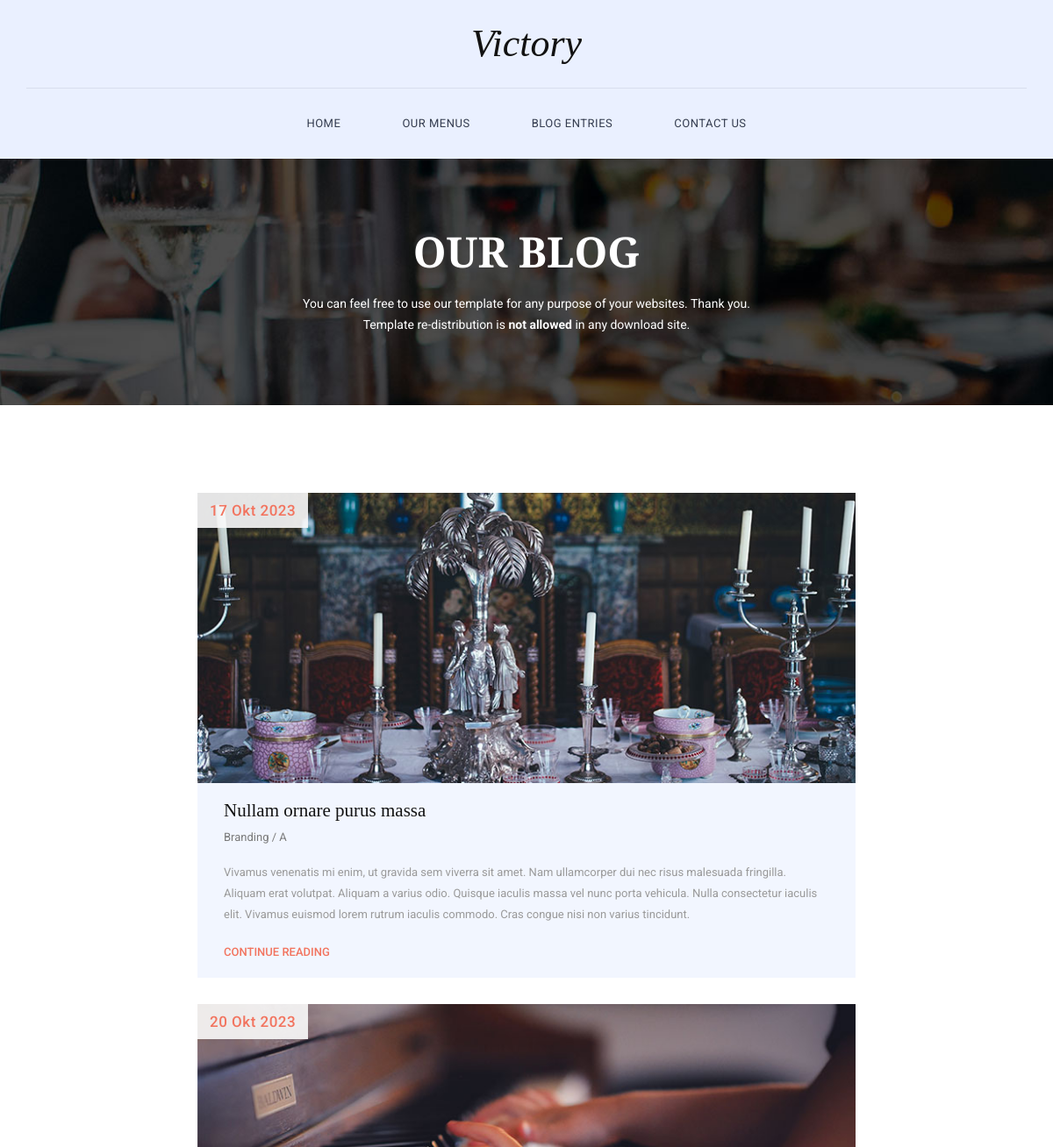
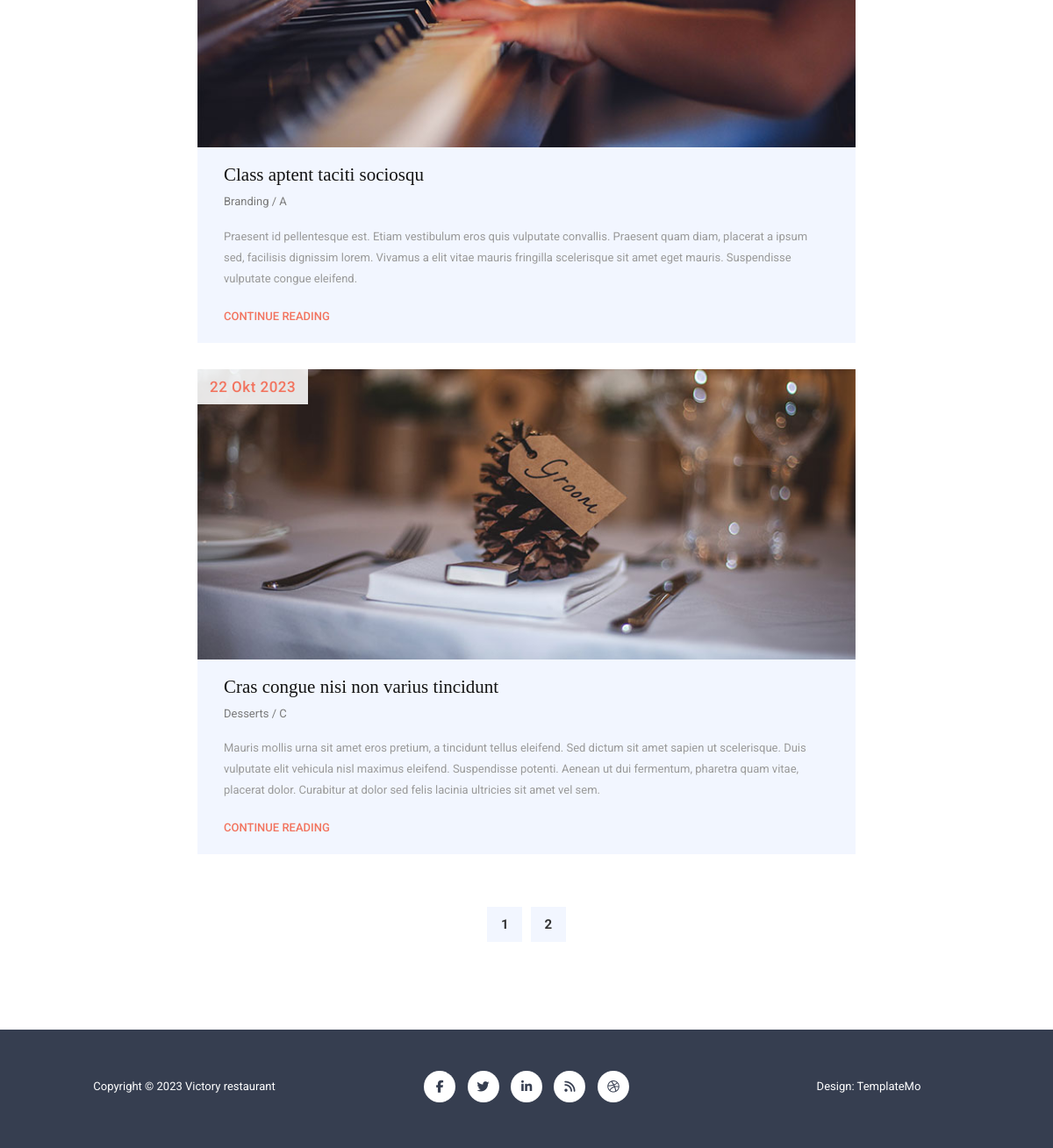
The app's page /home/blog/ with its own data (2 pictures, top to bottom).
### blog/models.py (models this page shows)
class Photo(models.Model):
    def _load_to(self, filename):
        ext = filename.split(".")[-1]
        path = datetime.utcnow().strftime("blog/%m.%Y/")
        f_b_name = hex(random.randint(100000, 999999))
        return f"{path}{f_b_name}.{ext}"
    img = models.ImageField(upload_to=_load_to)
    post = models.ForeignKey(Post, on_delete=models.SET_NULL, null=True, related_name="images")
    loaded = models.DateTimeField(auto_now_add=True)
    class Meta:
        db_table = "photo"

class Post(models.Model):
    AUTHOR = (
        (Author.CHEF, "Chef"),
        (Author.ADMINISTRATOR, "Admin"),
        (Author.OWNER, "Owner")
    )
    author = models.CharField(max_length=1, choices=AUTHOR)
    title = models.CharField(max_length=100)
    date_posting = models.CharField(max_length=15, blank=True)
    topic = models.CharField(max_length=20)
    text = models.TextField()
    class Meta:
        db_table = "post"

### blog/views.py (the view)
# urls.py: path('blog/', views.BlogView.as_view(), name='blog'),
class BlogView(ListView):
    paginate_by = 3
    model = Post
    template_name = 'blog.html'

### blog/templates/blog.html
{% extends 'base.html' %}
{% block content %}
    {% include 'blog/blog-page.html' %}
{% endblock content %}

### blog/templates/blog/blog-page.html
{% load static %}
<section class="blog-page" >
    <div class="container">
        <div class="row">
            {% for object in object_list %}
            <div class="col-md-8 col-md-offset-2">
                <div class="blog-item">
                    {% for foto in object.images.all %}
                    <img src="{{ foto.img.url }}" alt="breakfast">
                    {% endfor %}
                    <div class="date">{{ object.date_posting }}</div>
                    <div class="down-content">
                        <h4>{{ object.title }}</h4>
                        <span>{{ object.topic }} / {{ object.author }}</span>
                        <p>{{ object.text }}</p>
                        <div class="text-button">
                            <a href="#">Continue Reading</a>
                        </div>
                    </div>
                </div>
            </div>
            {% endfor %}
            <div class="col-md-8 col-md-offset-2" id="pagination">
                <ul class="page-number">
                    {% for num_page in page_obj.paginator.page_range %}
                    <li>
                        <a class="active" href="?page={{num_page}}">{{num_page}}</a>
                    </li>
                    {% endfor %}
                </ul>
            </div>
        </div>
    </div>
</section>

### food/static/css/hero-slider.css (style rules this page uses)
*, *::after, *::before { -webkit-box-sizing: border-box; -moz-box-sizing: border-box; box-sizing: border-box; }
html { font-size: 62.5%; }
body { font-family: "Open Sans", sans-serif; color: #2c343b; background-color: #f2f2f2; }
a { color: #d44457; text-decoration: none; }
img { max-width: 100%; }

### food/static/css/templatemo-style.css (style rules this page uses)
* { margin: 0; padding: 0; font-family: 'Roboto', arial, sans-serif; }
body { overflow-x: hidden; background-color: #fff; }
ul { list-style: none; margin: 0px; }
p { color: #9a9a9a; font-size: 13px; line-height: 24px; }
section.blog-page { margin-top: 100px; }
section.blog-page .page-number { padding: 0; margin-top: 30px; margin-bottom: 100px; list-style: none; text-align: center; width: 100%; }
section.blog-page .page-number li { display: inline-block; margin: 0 3px; }
section.blog-page .page-number li a { transition: all 0.5s; width: 40px; height: 40px; line-height: 40px; display: inline-block; text-align: center; background-color: #f2f6ff; font-size: 15px; color: #343434; font-weight: 700; text-decoration: none; }
.blog-item img { width: 100%; overflow: hidden; }
.blog-item { margin-bottom: 30px; }
.blog-item .down-content { background-color: #f2f6ff; padding: 20px 30px; }
.blog-item .down-content h4 { margin-top: 0px; margin-bottom: 0px; padding-bottom: 8px; font-family: 'Spectral', serif; font-size: 21px; color: #121212; }
.blog-item .down-content span { font-size: 13px; color: #7a7a7a; display: inline-block; margin-bottom: 18px; }
.blog-item .down-content .text-button a { font-size: 13px; font-weight: 500; color: #f2745f; text-decoration: none; text-transform: uppercase; margin-top: 12px; display: inline-block; }
.blog-item .date { font-size: 17px; color: #f2745f; font-weight: 500; letter-spacing: 0.5px; padding: 8px 14px; position: absolute; left: 15px; top: 0px; background-color: rgba(250, 250, 250, 0.9); }

### records on screen
Post: date_posting "17 Okt 2023", title "Nullam ornare purus massa", topic "Branding", author "A", text "Vivamus venenatis mi enim, ut gravida sem viverra sit amet. Nam ullamcorper dui nec risus malesuada fringilla. Aliquam erat volutpat. Aliquam a varius odio. Quisque iaculis massa vel nunc porta vehicula. Nulla consectetur iaculis elit. Vivamus euismod lorem rutrum iaculis commodo. Cras congue nisi non varius tincidunt."
Photo: img (picture)
Post: date_posting "20 Okt 2023", title "Class aptent taciti sociosqu", topic "Branding", author "A", text "Praesent id pellentesque est. Etiam vestibulum eros quis vulputate convallis. Praesent quam diam, placerat a ipsum sed, facilisis dignissim lorem. Vivamus a elit vitae mauris fringilla scelerisque sit amet eget mauris. Suspendisse vulputate congue eleifend."
Photo: img (picture)
Post: date_posting "22 Okt 2023", title "Cras congue nisi non varius tincidunt", topic "Desserts", author "C", text "Mauris mollis urna sit amet eros pretium, a tincidunt tellus eleifend. Sed dictum sit amet sapien ut scelerisque. Duis vulputate elit vehicula nisl maximus eleifend. Suspendisse potenti. Aenean ut dui fermentum, pharetra quam vitae, placerat dolor. Curabitur at dolor sed felis lacinia ultricies sit amet vel sem."
Photo: img (picture)

### other values on screen
{{ num_page }} "1" "2"
